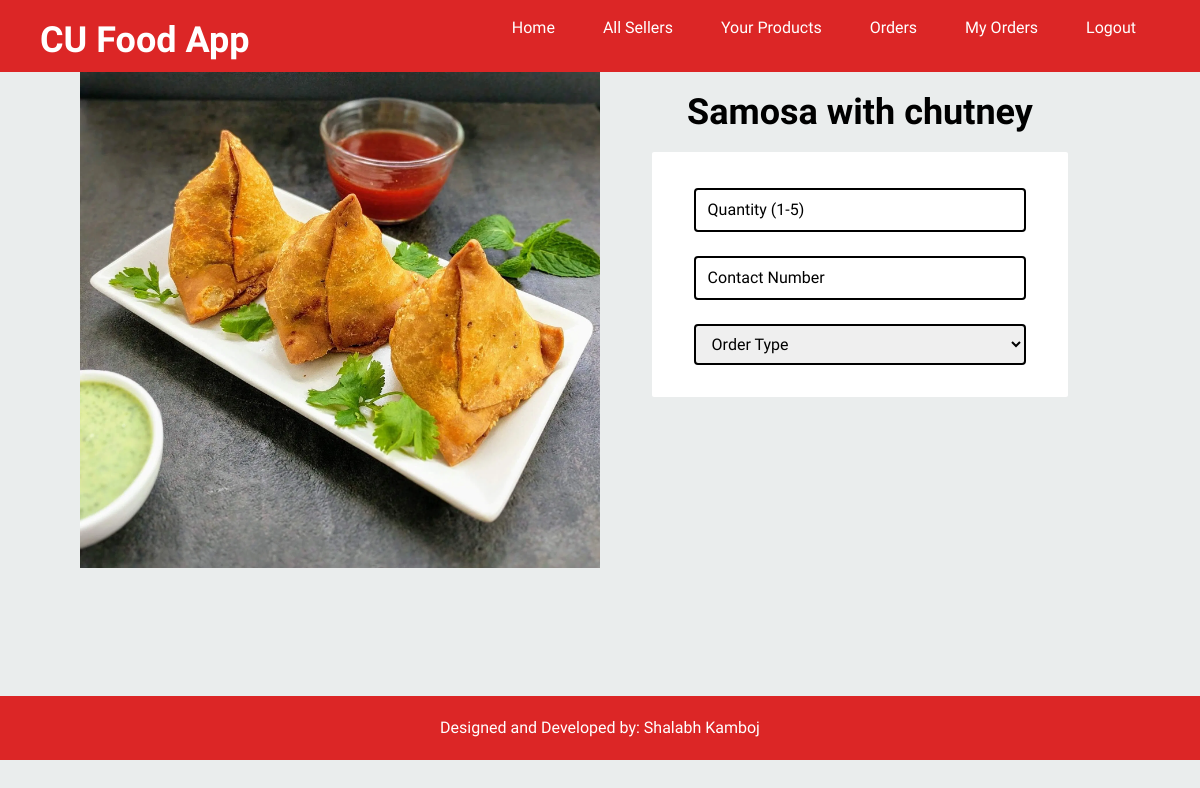
/buy/order/samosa-express-samosa-with-chutney (signed in), run on the app's committed database.
### products/models.py (models this page shows, shortened)
class Product(models.Model):
    seller = models.ForeignKey(Seller, on_delete=models.CASCADE)
    seller_linked_user = models.TextField(blank=True, null=True)
    title = models.CharField(max_length=50)
    slug = models.SlugField(max_length=55)
    description = models.TextField(blank=True, null=True)
    price = models.DecimalField(max_digits=6, decimal_places=2)
    added_date = models.DateTimeField(auto_now_add=True)
    image = models.ImageField(upload_to='uploads/', blank=True, null=True)
    noofsales = models.DecimalField(max_digits=8, decimal_places=0, default=0)

### products/views.py (the view)
# urls.py: path('buy/order/<slug:slug>', views.order_product, name="order-product"),
def order_product(request, slug):
    product = Product.objects.get(slug=slug)
    if(request.user.is_authenticated):
        if(request.method=='POST'):
            order_type = request.POST['ordertype']
            if(order_type=="True"):
                block = request.POST['block']
                landmark = request.POST['landmark']
                seller = product.seller
                customer = request.user
                title = product.title
                quantity = request.POST['quantity']
                contactNumber = request.POST['contactnumber']
                price = product.price
                order = Order.objects.create(seller=seller, customer=customer, slug=slug, title=title, quantity=quantity, contactNumber=contactNumber, price=price, order_type=order_type, image=product.image.url, block=block, landmark=landmark)
                ordernumber = order.orderNumber
                return redirect("/order-success/"+str(ordernumber)+"/delivery")
            else:
                block = "None"
                landmark = "None"
                seller = product.seller
                customer = request.user
                title = product.title
                quantity = request.POST['quantity']
                contactNumber = request.POST['contactnumber']
                price = product.price
                order = Order.objects.create(seller=seller, customer=customer, slug=slug, title=title, quantity=quantity, contactNumber=contactNumber, price=price, order_type=order_type, image=product.image.url, block=block, landmark=landmark, delivery_status="pending")
                ordernumber = order.orderNumber
                return redirect("/order-success/"+str(ordernumber)+"/dining")
        else:
            return render(request, 'place-order.html', {"product":product})
    else:
        return redirect('/login')

### templates/place-order.html (shortened to what this page needs)
{% extends 'base.html' %}
{% block body %}
<div>
    <div class="md:flex justify-center md:px-20">
        <div class="w-full md:w-1/2 text-center">
            <img src="{{product.image.url}}" class="w-full mx-auto" alt="">
        </div>
        <div class="w-full md:w-1/2 mt-5">
            <p class="mb-5 text-center font-bold text-4xl">{{product.title}}</p>
            <div class="w-4/5 md:w-4/5 text-white text-center mx-auto">
                <form class="" method="post">
                    <div class="space-y-5 py-8 rounded-sm bg-white">
                        <div>
                            <input type="number" max="5" min="1" name="quantity" id="quantity" class="w-4/5 px-3 py-2 rounded mt-1 text-black placeholder:text-black border-2 border-black" placeholder="Quantity (1-5)" required>
                        </div>
                        <div>
                            <input type="tel" name="contactnumber" class="w-4/5 px-3 py-2 rounded mt-1 text-black placeholder:text-black border-2 border-black" placeholder="Contact Number" required>
                        </div>
                        <div>
                            <select name="ordertype" id="ordertype" class="w-4/5 px-3 py-2 rounded mt-1 text-black placeholder:text-black border-2 border-black" aria-placeholder="Order Type">
                                <option value="">Order Type</option>
                            </select>
                        </div>
                    </div>
                </form>
            </div>
        </div>
    </div>
</div>
{% endblock body %}

### assets/static/css/style.css (style rules this page uses)
body { background: #eaeded; color: black; font-family: 'Special Elite', cursive; }

### data on the page
Product: image (picture), title "Samosa with chutney"
